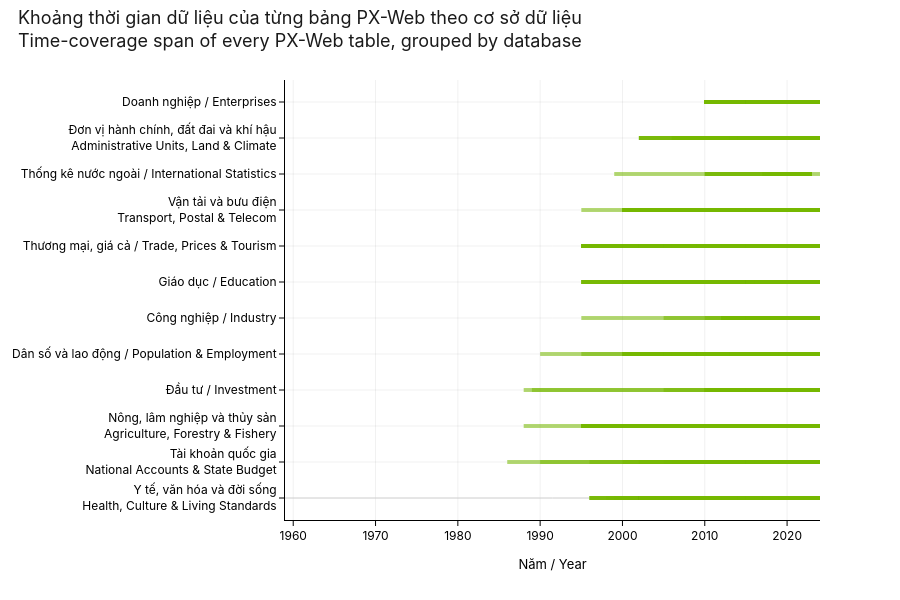

Notebook code cell kept with this figure:
### Code cell
'''Figure 04 — time-coverage span per database (when does each DB start / end?).'''
def _years_in(parquet_path: Path) -> tuple[int | None, int | None]:
    '''Scan every column of a parquet for 4-digit years; return (min, max).'''
    df = pd.read_parquet(parquet_path)
    years = []
    for col in df.columns:
        if col == 'value':
            continue
        for val in df[col].astype(str).head(2000):
            m = re.search(r'(19|20)\d{2}', val)
            if m:
                years.append(int(m.group(0)))
    if not years:
        return None, None
    return min(years), max(years)

rows = []
for _, r in catalog.iterrows():
    y0, y1 = _years_in(r['parquet'])
    rows.append({'database': r['database'], 'table': r['table_id'],
                  'y0': y0, 'y1': y1})
spans = pd.DataFrame(rows).dropna()

fig04 = go.Figure()
db_order = (spans.groupby('database')['y0'].min()
              .sort_values().index.tolist())
for i, db in enumerate(db_order):
    sub = spans[spans['database'] == db]
    for _, r in sub.iterrows():
        fig04.add_trace(go.Scatter(
            x=[r['y0'], r['y1']], y=[i, i],
            mode='lines',
            line=dict(color=NV_GREEN, width=4),
            opacity=0.55, showlegend=False,
            hovertemplate=f"<b>{r['table']}</b><br>{r['y0']}–{r['y1']}<extra></extra>",
        ))
fig04.update_layout(
    title=vi_en('Khoảng thời gian dữ liệu của từng bảng PX-Web theo cơ sở dữ liệu',
                 'Time-coverage span of every PX-Web table, grouped by database'),
    xaxis_title=vi_en('Năm', 'Year'),
    yaxis=dict(tickmode='array',
                tickvals=list(range(len(db_order))),
                ticktext=[tr(db) for db in db_order]),
    height=600,
)
apply_nvidia_style(fig04)
save_figure(fig04, '04_time_coverage', width=1200, height=600)
fig04.show()

print(f'  earliest year on record: {spans["y0"].min()}')
print(f'  latest   year on record: {spans["y1"].max()}')
